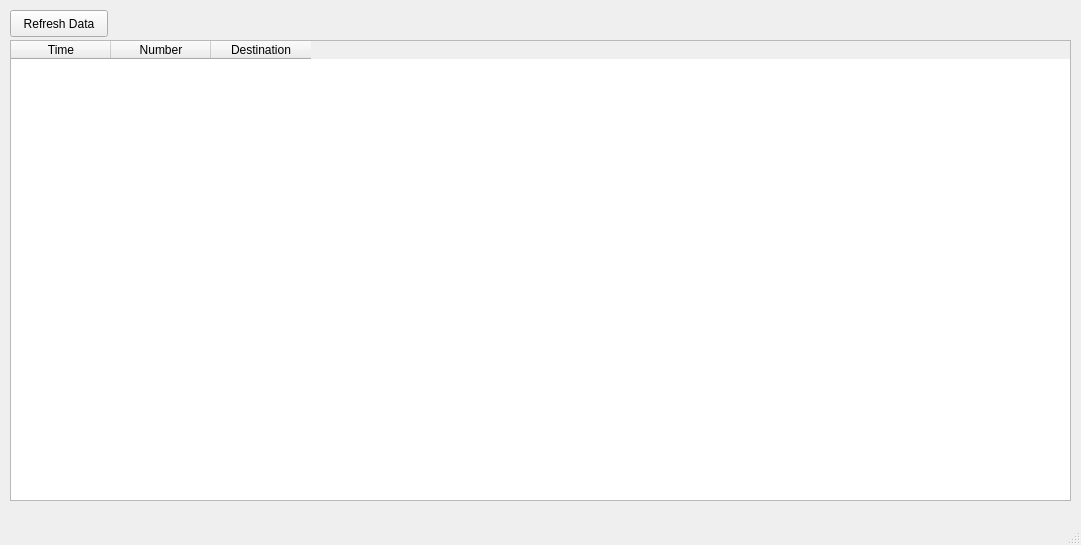
<?xml version="1.0" encoding="UTF-8"?>
<ui version="4.0">
 <class>MainWindow</class>
 <widget class="QMainWindow" name="MainWindow">
  <property name="geometry">
   <rect>
    <x>0</x>
    <y>0</y>
    <width>1081</width>
    <height>545</height>
   </rect>
  </property>
  <property name="windowTitle">
   <string>Fiveways Bus Times</string>
  </property>
  <widget class="QWidget" name="centralwidget">
   <widget class="QTableWidget" name="tableWidgetTimes">
    <property name="geometry">
     <rect>
      <x>10</x>
      <y>40</y>
      <width>1061</width>
      <height>461</height>
     </rect>
    </property>
    <column>
     <property name="text">
      <string>Time</string>
     </property>
    </column>
    <column>
     <property name="text">
      <string>Number</string>
     </property>
    </column>
    <column>
     <property name="text">
      <string>Destination</string>
     </property>
    </column>
   </widget>
   <widget class="QPushButton" name="pushButtonRefresh">
    <property name="geometry">
     <rect>
      <x>10</x>
      <y>10</y>
      <width>98</width>
      <height>27</height>
     </rect>
    </property>
    <property name="text">
     <string>Refresh Data</string>
    </property>
   </widget>
  </widget>
  <widget class="QMenuBar" name="menubar">
   <property name="geometry">
    <rect>
     <x>0</x>
     <y>0</y>
     <width>1081</width>
     <height>25</height>
    </rect>
   </property>
  </widget>
  <widget class="QStatusBar" name="statusbar"/>
 </widget>
 <resources/>
 <connections/>
</ui>
